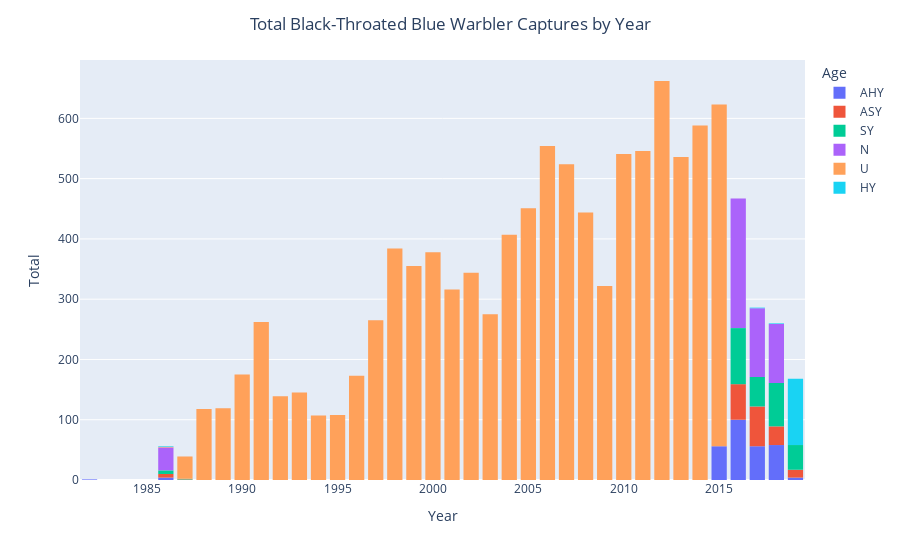

Notebook code for this chart:
### Markdown cell above
## Histogram

### Code cell
fig = px.histogram(warblers, x='Year', color = 'Age' ) #make a histogram, color by age
fig.update_layout(title={"text": "Total Black-Throated Blue Warbler Captures by Year", "x": 0.5}, yaxis_title="Total")
fig.update_layout(bargap=0.2) #space out bars
fig.show()

### Figure 1 — Plotly figure (JSON) as saved in the notebook; plotly's stock layout.template omitted (floating-point values rounded to 4 significant figures; data arrays with more than 128 entries replaced by an {"elided": "..."} marker saying what was removed)
{"data": [{"alignmentgroup": "True", "bingroup": "x", "hovertemplate": "Age=AHY<br>Year=%{x}<br>count=%{y}<extra></extra>", "legendgroup": "AHY", "marker": {"color": "#636efa", "pattern": {"shape": ""}}, "name": "AHY", "offsetgroup": "AHY", "orientation": "v", "showlegend": true, "type": "histogram", "x": {"elided": "279 int values"}, "xaxis": "x", "yaxis": "y"}, {"alignmentgroup": "True", "bingroup": "x", "hovertemplate": "Age=ASY<br>Year=%{x}<br>count=%{y}<extra></extra>", "legendgroup": "ASY", "marker": {"color": "#EF553B", "pattern": {"shape": ""}}, "name": "ASY", "offsetgroup": "ASY", "orientation": "v", "showlegend": true, "type": "histogram", "x": {"elided": "176 int values"}, "xaxis": "x", "yaxis": "y"}, {"alignmentgroup": "True", "bingroup": "x", "hovertemplate": "Age=SY<br>Year=%{x}<br>count=%{y}<extra></extra>", "legendgroup": "SY", "marker": {"color": "#00cc96", "pattern": {"shape": ""}}, "name": "SY", "offsetgroup": "SY", "orientation": "v", "showlegend": true, "type": "histogram", "x": {"elided": "262 int values"}, "xaxis": "x", "yaxis": "y"}, {"alignmentgroup": "True", "bingroup": "x", "hovertemplate": "Age=N<br>Year=%{x}<br>count=%{y}<extra></extra>", "legendgroup": "N", "marker": {"color": "#ab63fa", "pattern": {"shape": ""}}, "name": "N", "offsetgroup": "N", "orientation": "v", "showlegend": true, "type": "histogram", "x": {"elided": "465 int values"}, "xaxis": "x", "yaxis": "y"}, {"alignmentgroup": "True", "bingroup": "x", "hovertemplate": "Age=U<br>Year=%{x}<br>count=%{y}<extra></extra>", "legendgroup": "U", "marker": {"color": "#FFA15A", "pattern": {"shape": ""}}, "name": "U", "offsetgroup": "U", "orientation": "v", "showlegend": true, "type": "histogram", "x": {"elided": "9843 int values"}, "xaxis": "x", "yaxis": "y"}, {"alignmentgroup": "True", "bingroup": "x", "hovertemplate": "Age=HY<br>Year=%{x}<br>count=%{y}<extra></extra>", "legendgroup": "HY", "marker": {"color": "#19d3f3", "pattern": {"shape": ""}}, "name": "HY", "offsetgroup": "HY", "orientation": "v", "showlegend": true, "type": "histogram", "x": [1986, 2017, 2018, 2019, 2019, 2019, 2019, 2019, 2019, 2019, 2019, 2019, 2019, 2019, 2019, 2019, 2019, 2019, 2019, 2019, 2019, 2019, 2019, 2019, 2019, 2019, 2019, 2019, 2019, 2019, 2019, 2019, 2019, 2019, 2019, 2019, 2019, 2019, 2019, 2019, 2019, 2019, 2019, 2019, 2019, 2019, 2019, 2019, 2019, 2019, 2019, 2019, 2019, 2019, 2019, 2019, 2019, 2019, 2019, 2019, 2019, 2019, 2019, 2019, 2019, 2019, 2019, 2019, 2019, 2019, 2019, 2019, 2019, 2019, 2019, 2019, 2019, 2019, 2019, 2019, 2019, 2019, 2019, 2019, 2019, 2019, 2019, 2019, 2019, 2019, 2019, 2019, 2019, 2019, 2019, 2019, 2019, 2019, 2019, 2019, 2019, 2019, 2019, 2019, 2019, 2019, 2019, 2019, 2019, 2019, 2019, 2019, 2019], "xaxis": "x", "yaxis": "y"}], "layout": {"bargap": 0.2, "barmode": "relative", "legend": {"title": {"text": "Age"}, "tracegroupgap": 0}, "margin": {"t": 60}, "title": {"text": "Total Black-Throated Blue Warbler Captures by Year", "x": 0.5}, "xaxis": {"anchor": "y", "domain": [0, 1], "title": {"text": "Year"}}, "yaxis": {"anchor": "x", "domain": [0, 1], "title": {"text": "Total"}}}}
